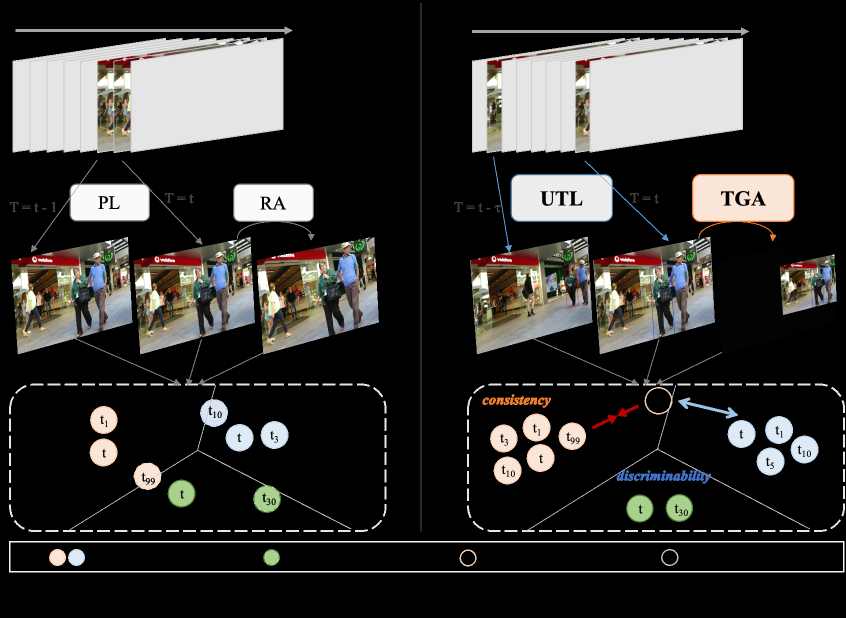
#> input picture assets/intro.png, 1691 x 1235 px (shown at 1/2 size)
$ python -i data_augment.py   (imports and definitions only)
#> lines starting #> are read from the running program, lines starting #| are printed output that depends on the picture
#> further down, picture is the input picture: shape (1235, 1691, 3); mean B, G, R 48.3, 50.2, 51.5
#!/usr/bin/env python3
# -*- encoding:utf-8 -*-
# Copyright (c) Megvii, Inc. and its affiliates.
# Copyright (c) Alibaba, Inc. and its affiliates.

"""
Data augmentation functionality. Passed as callable transformations to
Dataset classes.

The data augmentation procedures were interpreted from @weiliu89's SSD paper
http://arxiv.org/abs/1512.02325
"""

import cv2
import numpy as np

import torch

from yolox.utils import xyxy2cxcywh

import math
import random


def augment_hsv(img, hgain=0.015, sgain=0.7, vgain=0.4):
#> called with hgain = 0.015, sgain = 0.7, vgain = 0.4
    r = np.random.uniform(-1, 1, 3) * [hgain, sgain, vgain] + 1  # random gains
    hue, sat, val = cv2.split(cv2.cvtColor(img, cv2.COLOR_BGR2HSV))
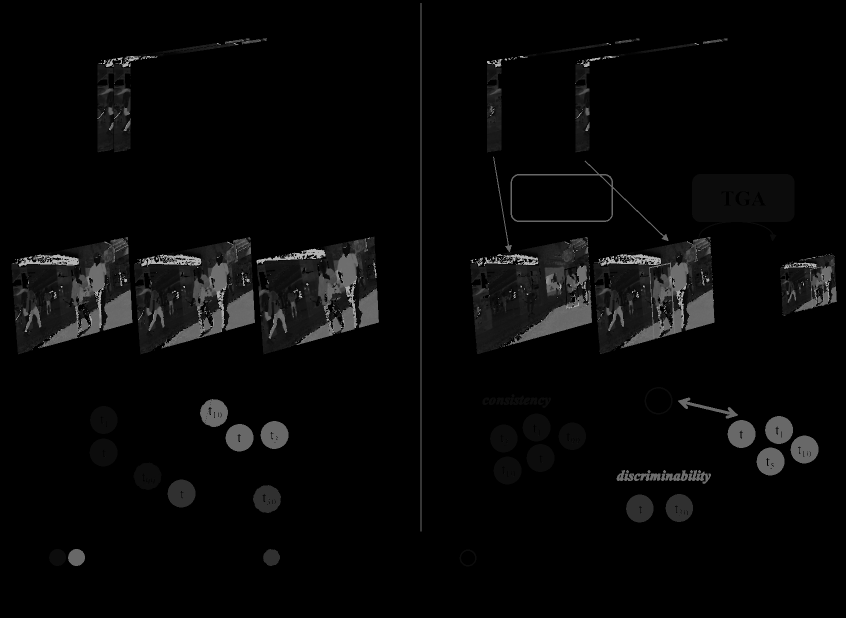
#> hue: shape (1235, 1691) (shown at 1/2 size); min 0, max 179, mean 7.6
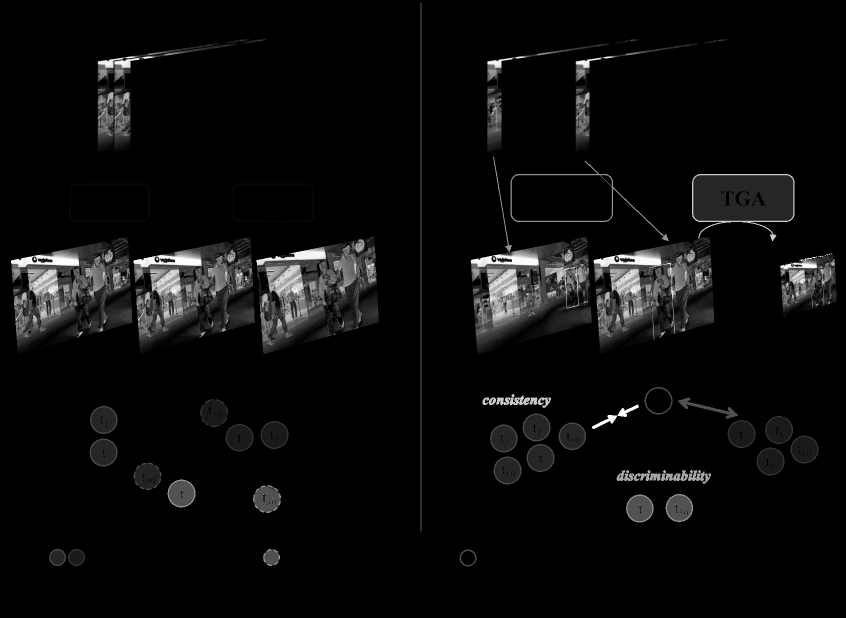
#> sat: shape (1235, 1691) (shown at 1/2 size); min 0, max 255, mean 11.9
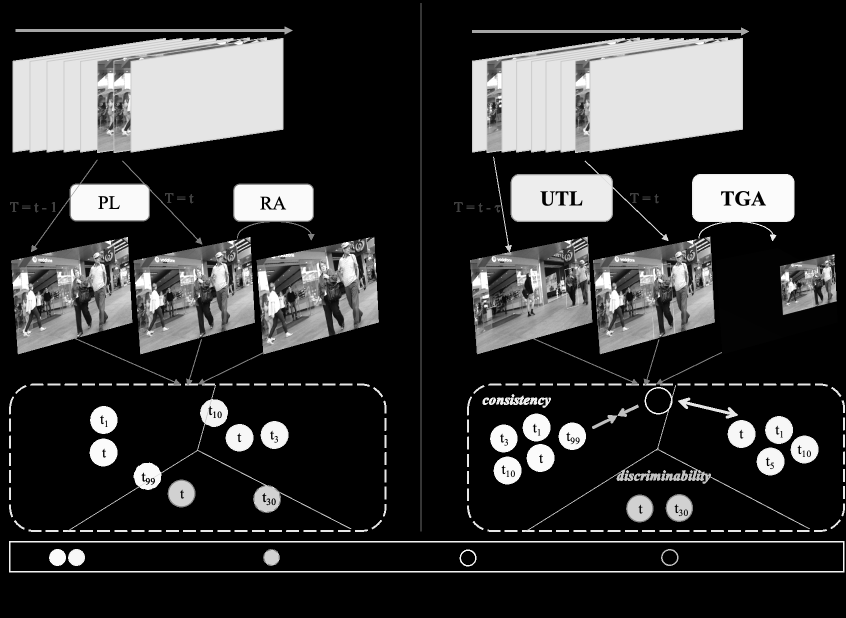
#> val: shape (1235, 1691) (shown at 1/2 size); min 0, max 255, mean 53.2
    dtype = img.dtype  # uint8

    x = np.arange(0, 256, dtype=np.int16)
    lut_hue = ((x * r[0]) % 180).astype(dtype)
    lut_sat = np.clip(x * r[1], 0, 255).astype(dtype)
#> lut_sat = 256 values from 0 to 255
    lut_val = np.clip(x * r[2], 0, 255).astype(dtype)
#> lut_val = 256 values from 0 to 255

    img_hsv = cv2.merge(
        (cv2.LUT(hue, lut_hue), cv2.LUT(sat, lut_sat), cv2.LUT(val, lut_val))
    ).astype(dtype)
#> img_hsv: shape (1235, 1691, 3); mean H, S, V 7.6, 14.9, 56.7
    cv2.cvtColor(img_hsv, cv2.COLOR_HSV2BGR, dst=img)  # no return needed


# [221 lines left out: functions box_candidates, random_perspective, transform_labels, _distort, _mirror, preproc, not called in this run]


class TrainTransform:
    # [56 lines left out: functions __init__, __call__, not called in this run]


class ValTransform:
    """
    Defines the transformations that should be applied to test PIL image
    for input into the network

    dimension -> tensorize -> color adj

    Arguments:
        resize (int): input dimension to SSD
        rgb_means ((int,int,int)): average RGB of the dataset
            (104,117,123)
        swap ((int,int,int)): final order of channels

    Returns:
        transform (transform) : callable transform to be applied to test/val
        data
    """

    # [25 lines left out: functions __init__, __call__, not called in this run]

>>> import cv2
>>> picture = cv2.imread('../../assets/intro.png')
>>> result = augment_hsv(picture)
